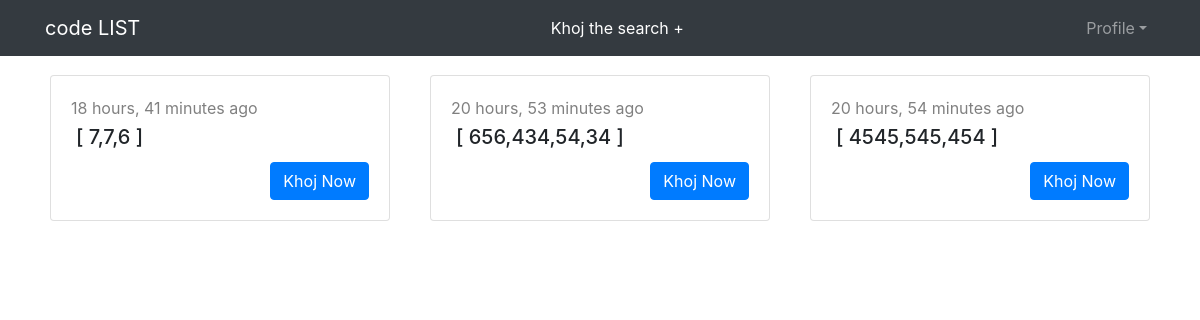
The page / (signed in) on the database as committed earlier.
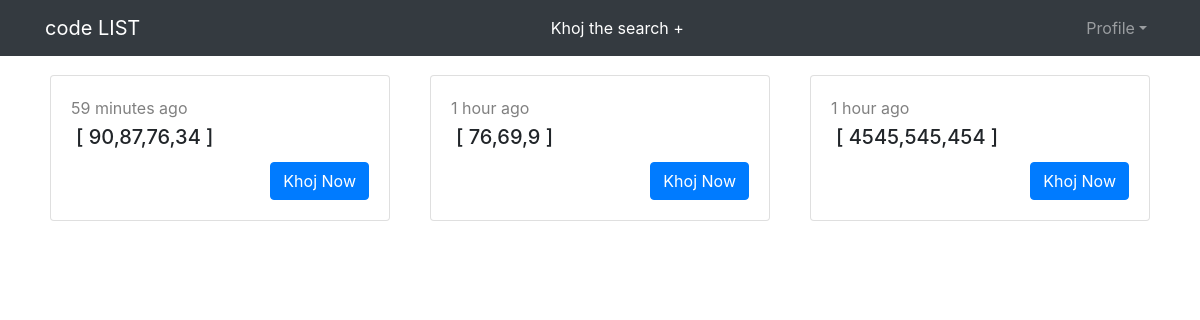
The same page on the database as committed later.
### structure/codelist/models.py (models this page shows, shortened)
class ListInput(TimeStampMixin):
    id = models.UUIDField(primary_key=True,default=uuid.uuid4, editable=False)
    profile = models.ForeignKey(
        "accounts.Profile",on_delete=models.CASCADE,null=True,
        related_name = "profile_input"
    )
    input_values = models.CharField(max_length=200,null=True)
    class Meta:
        verbose_name_plural = "List Input By Profile"

### structure/codelist/views.py (the view, shortened to what this page needs)
# urls.py: path('',ListInputView.as_view(),name="list"),
class ListInputView(View):
    @method_decorator(login_required(login_url='login'))
    def dispatch(self,request,*args,**kwargs):
        return super().dispatch(request,*args,**kwargs)
    def get(self,request):
        current_user = request.user.profile
        list_obj = ListInput.objects.filter(
            profile = current_user.id,
            is_active = True
        ).order_by('-created_at')
        return render(request,'list/list_create.html',{
            'list_input':list_obj
        })

### templates/list/list_create.html
{% extends 'base/base.html' %}
{% block body %}
<div class="row" style="justify-content:center ;">
    {% if list_input %}
    {% for list in list_input %}
    <div class="col-4">
        <div class="card" style="margin:5px;">
            <div class="card-body">
                <span style="color:rgb(128, 128, 128)">{{ list.created_at|timesince }} ago</span>
                <h5 style="padding: 5px 5px;">[ {{ list.input_values }} ]</h5>
                <a href="{% url 'single_list' list.id %}" class="btn btn-primary float-right">Khoj Now</a>
            </div>
        </div>
    </div>
    {% endfor %}
    {% else %}
    <h2>Sorry no values to KHOJ</h2>
    {% endif %}
</div>
{% endblock %}

### templates/base/base.html (shortened to what this page needs)
<!doctype html>
<html lang="en">
  <head>
    {% load static %}
    <link rel="stylesheet" href="{% static 'css/bootstrap@4.4.1.css' %}">
  </head>
  {% include 'base/header.html' %}
  <body class="container" style="margin-top:70px;">
    {% block body %}
    {% endblock %}
    {% load static %}
  </body>
</html>

### templates/base/header.html (shortened to what this page needs)
  <nav class="navbar navbar-dark navbar-expand-lg fixed-top bg-dark">
    <div class="container"><a class="navbar-brand" href="{% url 'list' %}">code LIST</a>
        <div class="collapse navbar-collapse"
            id="navcol-1">
            <ul class="nav navbar-nav text-right text-white ml-auto">
                <li class="nav-item" role="presentation"><a class="nav-link active" data-toggle="modal" data-target="#inputlist" style="cursor:pointer;">Khoj the search + </a></li>
            </ul>
            <ul class="nav navbar-nav ml-auto">
              <li class="nav-item dropdown">
                <a class="nav-link dropdown-toggle" id="dropdown08" data-toggle="dropdown" style="cursor:pointer ;" aria-haspopup="true" aria-expanded="false">Profile</a>
              </li>
            </ul>
        </div>
    </div>
</nav>

Rows that differ between the two databases and show on the page:
removed ListInput: created_at "18 hours, 41 minutes", input_values "7,7,6"
removed ListInput: created_at "20 hours, 53 minutes", input_values "656,434,54,34"
removed ListInput: created_at "20 hours, 54 minutes", input_values "4545,545,454"
added ListInput: created_at "59 minutes", input_values "90,87,76,34"
added ListInput: created_at "1 hour", input_values "76,69,9"
added ListInput: created_at "1 hour", input_values "4545,545,454"
